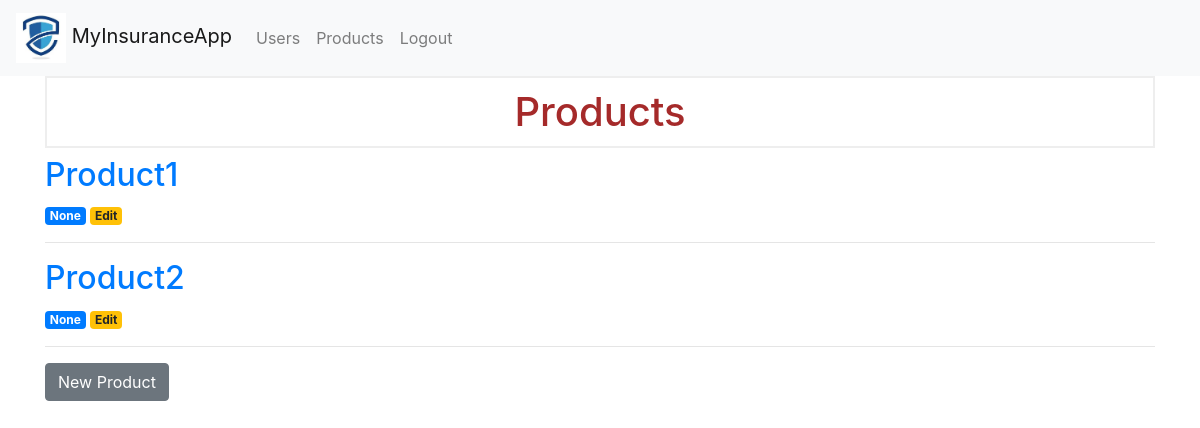
The app's page /products/ (signed in), older data.
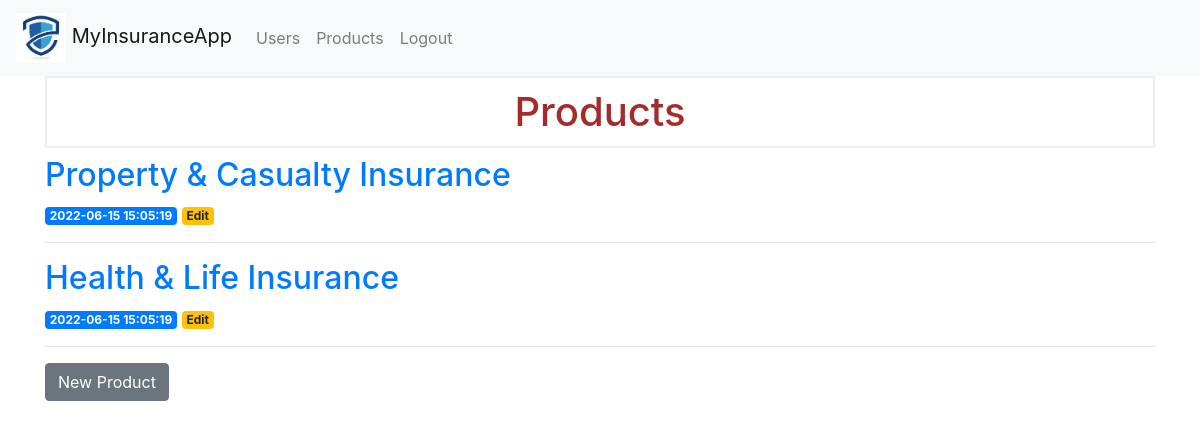
The same page, newer data.
### tables this page shows
CREATE TABLE products(
    id INTEGER PRIMARY KEY AUTOINCREMENT,
    created TIMESTAMP DEFAULT CURRENT_TIMESTAMP,
    name TEXT ,
    description TEXT,
    cost float ,
    is_active boolean
);

### project/controllers/web/product_controller.py (the view)
@app.route('/products/')
def products():
    if not session.get("id"):
        return redirect(url_for('login'))
    products = get_products()
    return render_template('product/products.html', products=products)

### project/persistence/__init__.py (called while the page is built)
def dict_factory(cursor, row):
    d = {}
    for idx, col in enumerate(cursor.description):
        d[col[0]] = row[idx]
    return d

def get_db_connection():
    conn = sqlite3.connect('./database/database.db')
    conn.row_factory = dict_factory
    return conn

### project/persistence/products_dao.py (called while the page is built)
def get_products():
    conn = get_db_connection()
    products = conn.execute('SELECT * FROM products').fetchall()
    conn.close()
    return products

### project/templates/product/products.html
{% extends '/base.html' %}
{% block content %}
<h1>{% block title %} Products {% endblock %}</h1>
{% for product in products %}
<a href="{{ url_for('product', product_id=product['id']) }}">
    <h2>{{ product['name'] }}</h2>
</a>
<span class="badge badge-primary">{{ product['created'] }}</span>
<a href="{{ url_for('editproduct', id=product['id']) }}">
    <span class="badge badge-warning">Edit</span>
</a>
<hr> {% endfor %}
<a class="btn btn-secondary" href="{{url_for('createproduct')}}">New Product</a>
{% endblock %}

### project/templates/base.html (shortened to what this page needs)
<!doctype html>
<html lang="en">
<head>
    <link rel="stylesheet" href="https://stackpath.bootstrapcdn.com/bootstrap/4.3.1/css/bootstrap.min.css"
>
    <link rel="stylesheet" href="/static/css/style.css">
</head>
<body>
    <nav class="navbar navbar-expand-md navbar-light bg-light">
        <a class="navbar-brand" href="{{ url_for('index')}}">
            <img class="logo" src="/static/imgs/logo.jpg" alt="">
            MyInsuranceApp
        </a>
        <div class="collapse navbar-collapse" id="navbarNav">
            <ul class="navbar-nav">
                {% if is_login!=True %}
                <li class="nav-item">
                    <a class="nav-link" href="{{url_for('users')}}">Users</a>
                </li>
                <li class="nav-item">
                    <a class="nav-link" href="{{url_for('products')}}">Products</a>
                </li>
                <li class="nav-item">
                    <a class="nav-link" href="{{url_for('logout')}}">Logout</a>
                </li>
                {% endif %}
            </ul>
        </div>
    </nav>
    <div class="container">
         {% block content %} {% endblock %}
    </div>
</body>
</html>

### project/static/css/style.css (style rules this page uses)
h1 { border: 2px #eee solid; color: brown; text-align: center; padding: 10px; }
.logo { width: 50px; }

Row changes from the older to the newer data that the page shows:
removed products: name "Product1", created "None"
removed products: name "Product2", created "None"
added products: name "Property & Casualty Insurance", created "2022-06-15 15:05:19"
added products: name "Health & Life Insurance", created "2022-06-15 15:05:19"
